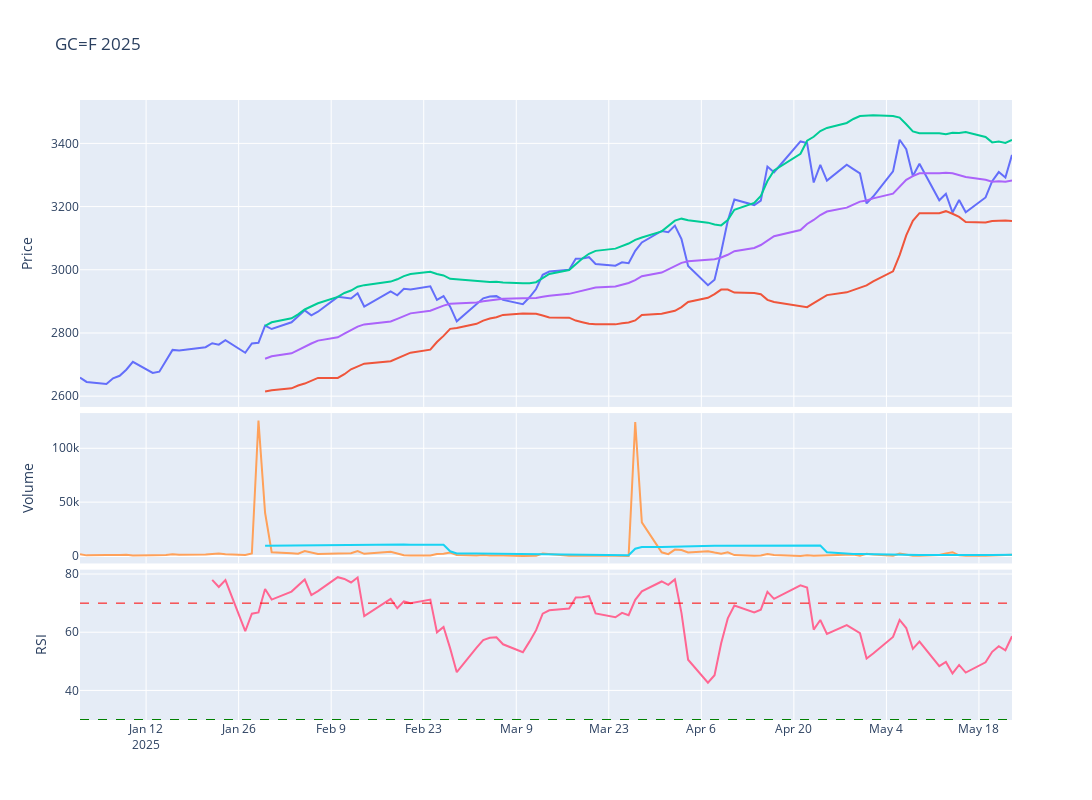

Notebook cell for this chart:
### Code cell
# Plot the adjusted close price
fig = make_subplots(rows=4, cols=1,shared_xaxes=True,vertical_spacing=0.01,specs=[[{'rowspan':2,'colspan':1}],[None],[{'rowspan':1,'colspan':1}],[{'rowspan':1,'colspan':1}]])

# Graph (1,1)
fig.add_trace(go.Scatter(x=stock_ticker['Adj Close'].loc[year].index,y=stock_ticker['Adj Close'].loc[year],mode="lines",name=f'{ticker}'),row=1,col=1)
fig.add_trace(go.Scatter(x=stock_ticker['BB_Lower'].loc[year].index,y=stock_ticker['BB_Lower'].loc[year],mode="lines",name='BB_Lower'),row=1,col=1)
fig.add_trace(go.Scatter(x=stock_ticker['BB_Upper'].loc[year].index,y=stock_ticker['BB_Upper'].loc[year],mode="lines",name='BB_Upper'),row=1,col=1)
fig.add_trace(go.Scatter(x=stock_ticker['MMA20'].loc[year].index,y=stock_ticker['MMA20'].loc[year],mode="lines",name='MMA20'),row=1,col=1)
# Update xaxis properties
fig.update_yaxes(title_text="Price", row=1, col=1)

# Graph (3,1)
fig.add_trace(go.Scatter(x=stock_ticker['Volume'].loc[year].index,y=stock_ticker['Volume'].loc[year],mode="lines",name='Volume'),row=3, col=1)
fig.add_trace(go.Scatter(x=stock_ticker['Volume'].loc[year].index,y=stock_ticker['Volume'].loc[year].rolling(20).mean(),mode="lines",name='MMA20'),row=3,col=1)
fig.update_yaxes(title_text="Volume", row=3, col=1)

# Graph (4,1)
fig.add_trace(go.Scatter(x=stock_ticker['RSI'].loc[year].index,y=stock_ticker['RSI'].loc[year],mode="lines",name='RSI'),row=4, col=1)
fig.add_hline(y=30, line_width=1, line_dash="dash", line_color="green",row=4,col=1)
fig.add_hline(y=70, line_width=1, line_dash="dash", line_color="red",row=4,col=1)
fig.update_yaxes(title_text="RSI", row=4, col=1)

fig.update_layout(height=800, width=1300,showlegend=False,title=f"{ticker} {year}")

fig.show()
